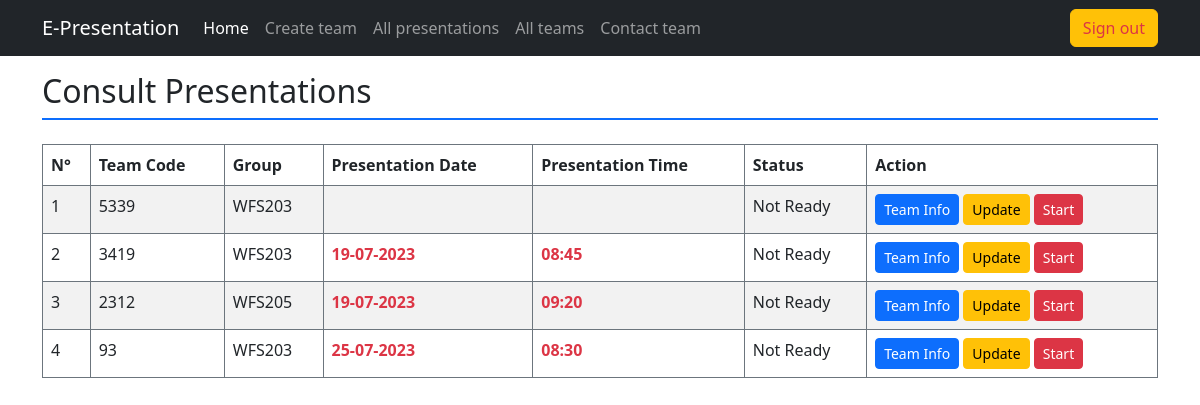
The app's page /index.php?action=all_presentations (signed in), older data.
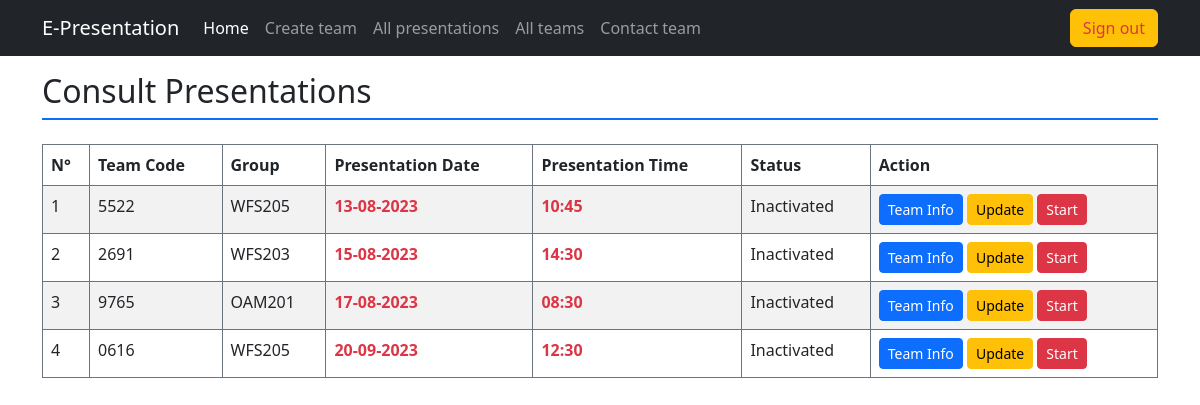
The same page, newer data.
### tables this page shows
CREATE TABLE `team` (
  `team_code` varchar(8) NOT NULL,
  `group_code` varchar(10) NOT NULL,
  `presentation_date` date DEFAULT NULL,
  `presentation_time` time DEFAULT NULL,
  `status` enum('Done','Ready','Not Ready','Inactivated') DEFAULT 'Inactivated'
);

### controller/layouts_rendering.php (called while the page is built, shortened)
<?php
    class LayoutRendering {
        static function all_presentations() {
            $team_data = PresentationModel::retrieve_all_teams();
            require "view/mentor/all_presentations.php";
        }
    }

### model/team_model.php (called while the page is built, shortened)
<?php
    class PresentationModel {
        static function connection() {
            $username = "root";
            $password = "";
            $host = "localhost";
            $dbname = "e-presentations";
            $dsn = "mysql:host=$host;dbname=$dbname";
            try {
                return new PDO($dsn, $username, $password);
            } catch (PDOException $err) {
                echo "<div class='alert alert-danger'>Database connection couldn't be established</div>";
                $err->getMessage();
            }
        }
        static function retrieve_all_teams() {
            $connection = self::connection();
            $query = $connection->query("SELECT * FROM team ORDER BY presentation_date, presentation_time");
            return $query->fetchAll(PDO::FETCH_ASSOC);
        }
    }
?>

### view/mentor/all_presentations.php (the view, shortened to what this page needs)
<h2 class="border-bottom pb-2 border-2 border-primary mb-4">Consult Presentations</h2>
<div class="table-responsive">
    <table class="table table-bordered border-secondary table-striped table-hover">
        <thead>
            <th>N°</th>
            <th>Team Code</th>
            <th>Group</th>
            <th>Presentation Date</th>
            <th>Presentation Time</th>
            <th>Status</th>
            <th>Action</th>
        </thead>
        <?php
            $counter = 0;
            foreach($team_data as $presentation):
                ++$counter;
        ?>
            <tr>
                <td><?= $counter ?></td>
                <td><?= $presentation["team_code"] ?></td>
                <td><?= $presentation["group_code"] ?></td>
                <td class="text-danger fw-bold"><?= $presentation["presentation_date"] == "0000-00-00"? "Unknown": implode("-", array_reverse(explode("-", $presentation["presentation_date"])))?></td>
                <td class="text-danger fw-bold"><?= $presentation["presentation_time"] == "00:00:00"? "Unknown": substr($presentation["presentation_time"], 0, 5)?></td>
                <td><?= $presentation["status"] ?></td>
                <td>
                    <a href="index.php?action=team_info&team_code=<?= $presentation["team_code"] ?>" class="btn btn-sm btn-primary" target="_blank">Team Info</a>
                    <a href="index.php?action=update&team_code=<?= $presentation["team_code"] ?>" class="btn btn-sm btn-warning" target="_blank">Update</a>
                    <button class="btn btn-sm btn-danger">Start</button>
                </td>
            </tr>
        <?php
            endforeach;
        ?>
    </table>
    </div>
<?php
    require "view/master.php";
?>

Row changes from the older to the newer data that the page shows:
removed team: team_code "5339", group_code "WFS203", status "Not Ready"
removed team: team_code "3419", group_code "WFS203", presentation_date "19-07-2023", presentation_time "08:45", status "Not Ready"
removed team: team_code "2312", group_code "WFS205", presentation_date "19-07-2023", presentation_time "09:20", status "Not Ready"
removed team: team_code "93", group_code "WFS203", presentation_date "25-07-2023", presentation_time "08:30", status "Not Ready"
added team: team_code "5522", group_code "WFS205", presentation_date "13-08-2023", presentation_time "10:45", status "Inactivated"
added team: team_code "2691", group_code "WFS203", presentation_date "15-08-2023", presentation_time "14:30", status "Inactivated"
added team: team_code "9765", group_code "OAM201", presentation_date "17-08-2023", presentation_time "08:30", status "Inactivated"
added team: team_code "0616", group_code "WFS205", presentation_date "20-09-2023", presentation_time "12:30", status "Inactivated"
